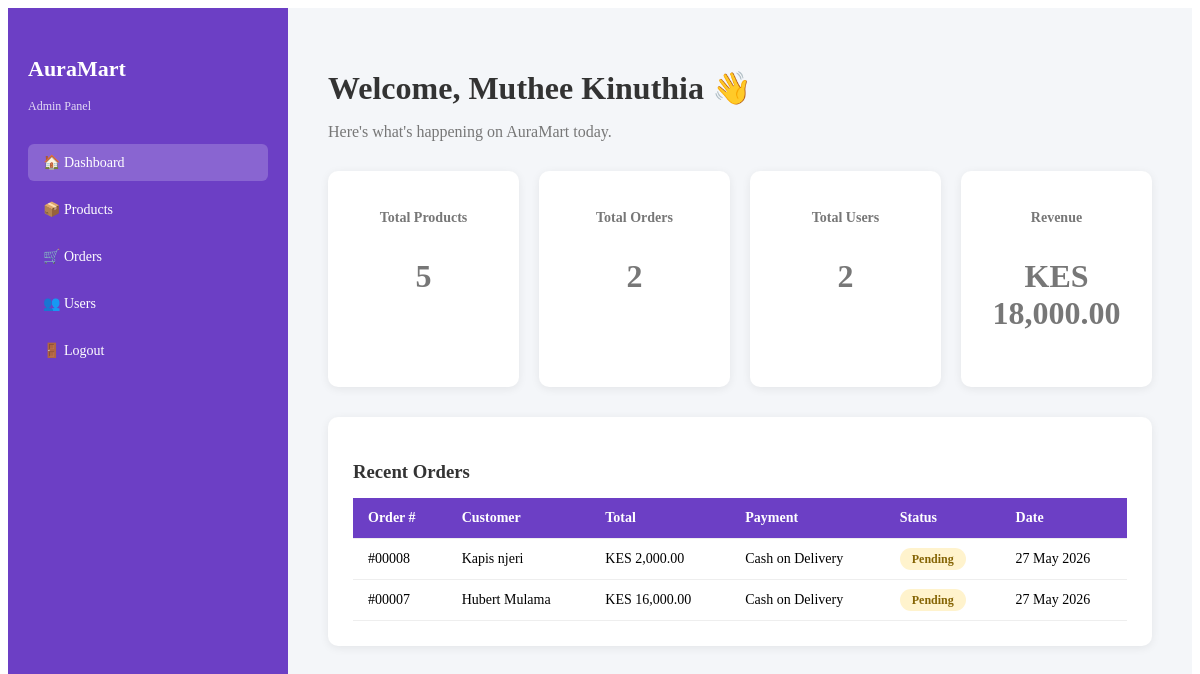
The app's page /Week4/admin/index.php (signed in) with its own data.
### tables this page shows
CREATE TABLE `orders` (
  `id` int(11) NOT NULL,
  `user_id` int(11) DEFAULT NULL,
  `fullname` varchar(150) NOT NULL,
  `email` varchar(150) NOT NULL,
  `phone` varchar(20) NOT NULL,
  `address` text NOT NULL,
  `total` decimal(10,2) NOT NULL,
  `payment_method` varchar(50) DEFAULT 'Cash on Delivery',
  `status` enum('pending','processing','shipped','delivered','cancelled') DEFAULT 'pending',
  `created_at` timestamp NOT NULL DEFAULT current_timestamp()
);

### Week4/admin/index.php (the view, shortened to what this page needs)
<?php
include '../includes/db.php';
$total_products = mysqli_fetch_assoc(mysqli_query($conn, "SELECT COUNT(*) as total FROM products"))['total'];
$total_orders   = mysqli_fetch_assoc(mysqli_query($conn, "SELECT COUNT(*) as total FROM orders"))['total'];
$total_users    = mysqli_fetch_assoc(mysqli_query($conn, "SELECT COUNT(*) as total FROM users"))['total'];
$total_revenue  = mysqli_fetch_assoc(mysqli_query($conn, "SELECT SUM(total) as revenue FROM orders WHERE status != 'cancelled'"))['revenue'];
$total_revenue  = $total_revenue ? $total_revenue : 0;
$recent_orders = mysqli_query($conn, "SELECT * FROM orders ORDER BY created_at DESC LIMIT 5");
?>
<!DOCTYPE html>
<html lang="en">
<head>
    <link rel="stylesheet" href="../css/style.css">
    <link rel="stylesheet" href="../css/admin.css">
</head>
<body>
<div class="admin-wrapper">
    <div class="sidebar">
        <h2>AuraMart</h2>
        <p>Admin Panel</p>
        <nav>
            <a href="index.php" class="active">🏠 Dashboard</a>
            <a href="products.php">📦 Products</a>
            <a href="orders.php">🛒 Orders</a>
            <a href="users.php">👥 Users</a>
            <a href="../logout.php">🚪 Logout</a>
        </nav>
    </div>
    <div class="main-content">
        <h1>Welcome, <?php echo $_SESSION['user_name']; ?> 👋</h1>
        <p>Here's what's happening on AuraMart today.</p>
        <div class="stats-grid">
            <div class="stat-card">
                <h3>Total Products</h3>
                <p class="stat-number"><?php echo $total_products; ?></p>
            </div>
            <div class="stat-card">
                <h3>Total Orders</h3>
                <p class="stat-number"><?php echo $total_orders; ?></p>
            </div>
            <div class="stat-card">
                <h3>Total Users</h3>
                <p class="stat-number"><?php echo $total_users; ?></p>
            </div>
            <div class="stat-card">
                <h3>Revenue</h3>
                <p class="stat-number">KES <?php echo number_format($total_revenue, 2); ?></p>
            </div>
        </div>
        <div class="table-card" style="margin-top:30px;">
            <h3>Recent Orders</h3>
            <table>
                <thead>
                    <tr>
                        <th>Order #</th>
                        <th>Customer</th>
                        <th>Total</th>
                        <th>Payment</th>
                        <th>Status</th>
                        <th>Date</th>
                    </tr>
                </thead>
                <tbody>
                <?php if(mysqli_num_rows($recent_orders) > 0): ?>
                    <?php while($order = mysqli_fetch_assoc($recent_orders)): ?>
                    <tr>
                        <td>#<?php echo str_pad($order['id'], 5, '0', STR_PAD_LEFT); ?></td>
                        <td><?php echo $order['fullname']; ?></td>
                        <td>KES <?php echo number_format($order['total'], 2); ?></td>
                        <td><?php echo $order['payment_method']; ?></td>
                        <td>
                            <span class="status-badge status-<?php echo $order['status']; ?>">
                                <?php echo ucfirst($order['status']); ?>
                            </span>
                        </td>
                        <td><?php echo date('d M Y', strtotime($order['created_at'])); ?></td>
                    </tr>
                    <?php endwhile; ?>
                <?php else: ?>
                    <tr><td colspan="6" style="text-align:center;">No orders yet.</td></tr>
                <?php endif; ?>
                </tbody>
            </table>
        </div>
    </div>
</div>
</body>
</html>

### Week5/css/admin.css (style rules this page uses)
.admin-wrapper { display: flex; min-height: 100vh; background: #f4f6f9; }
.sidebar { width: 240px; background: #6c3fc5; color: white; padding: 30px 20px; display: flex; flex-direction: column; }
.sidebar h2 { font-size: 22px; margin-bottom: 5px; }
.sidebar p { font-size: 12px; opacity: 0.8; margin-bottom: 30px; }
.sidebar nav { display: flex; flex-direction: column; gap: 10px; }
.sidebar nav a { color: white; text-decoration: none; padding: 10px 15px; border-radius: 6px; font-size: 14px; transition: background 0.3s; }
.sidebar nav a:hover, .sidebar nav a.active { background: rgba(255,255,255,0.2); }
.main-content { flex: 1; padding: 40px; }
.main-content h1 { color: #333; margin-bottom: 8px; }
.main-content p { color: #777; margin-bottom: 30px; }
.stats-grid { display: grid; grid-template-columns: repeat(auto-fit, minmax(180px, 1fr)); gap: 20px; margin-top: 20px; }
.stat-card { background: white; padding: 25px; border-radius: 10px; box-shadow: 0 2px 10px rgba(0,0,0,0.07); text-align: center; }
.stat-card h3 { font-size: 14px; color: #777; margin-bottom: 10px; }
.stat-number { font-size: 32px; font-weight: bold; color: #6c3fc5; }
.table-card { background: white; padding: 25px; border-radius: 10px; box-shadow: 0 2px 10px rgba(0,0,0,0.07); }
.table-card h3 { margin-bottom: 15px; color: #333; }
table { width: 100%; border-collapse: collapse; }
table thead { background: #6c3fc5; color: white; }
table th, table td { padding: 12px 15px; text-align: left; border-bottom: 1px solid #eee; font-size: 14px; }
.status-badge { padding: 4px 12px; border-radius: 12px; font-size: 12px; font-weight: bold; }
.status-pending { background: #fff3cd; color: #856404; }

### records on screen
orders: id "00008", fullname "Kapis njeri", total "2,000.00", payment_method "Cash on Delivery", status "Pending", created_at "27 May 2026"
orders: id "00007", fullname "Hubert Mulama", total "16,000.00", payment_method "Cash on Delivery", status "Pending", created_at "27 May 2026"

### other values on screen
$_SESSION['user_name'] "Muthee Kinuthia"
$total_products "5"
$total_orders "2"
$total_users "2"
$total_revenue "18,000.00"
